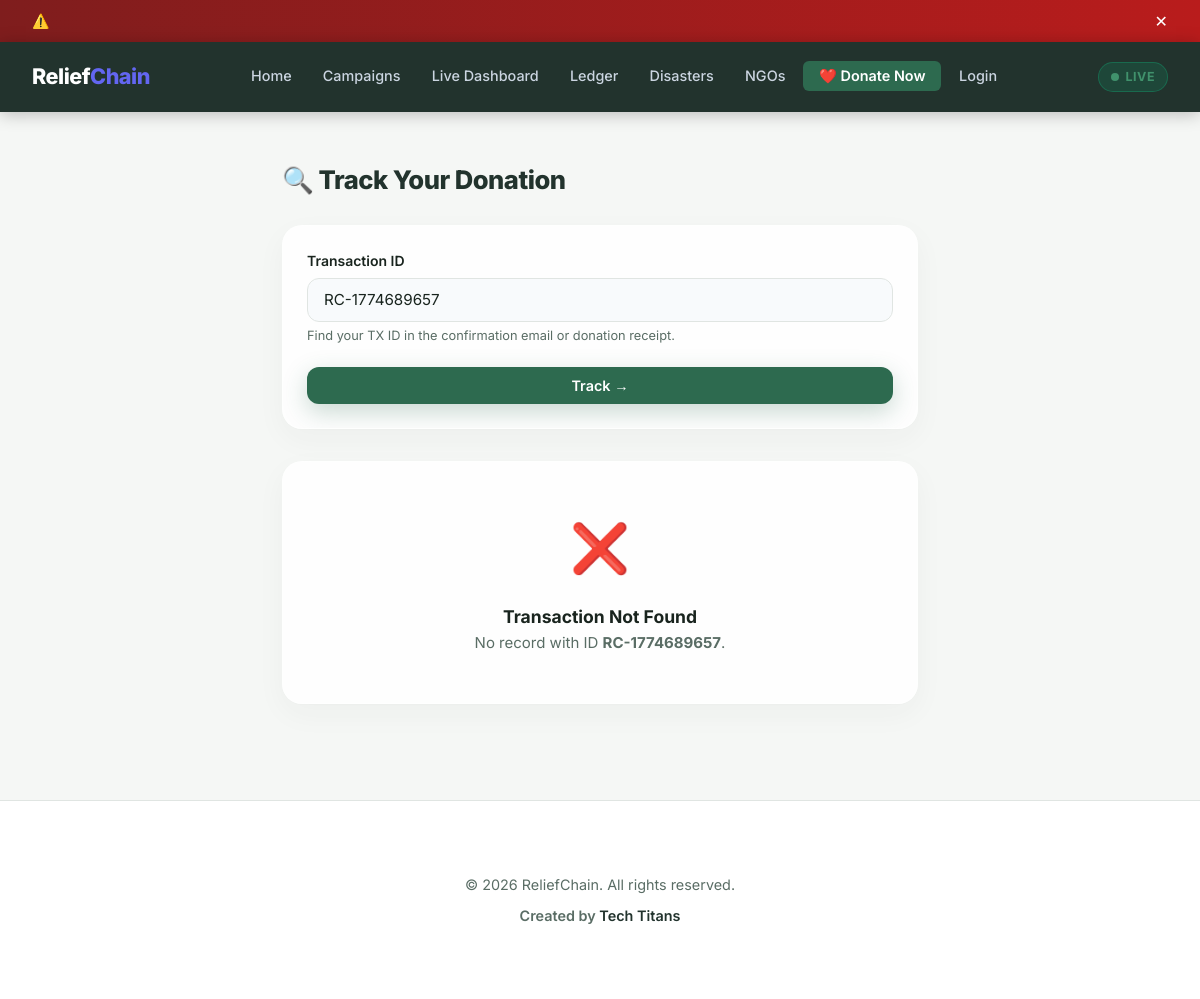
Page /track?tx_id=RC-1774689657 on the earlier database version.
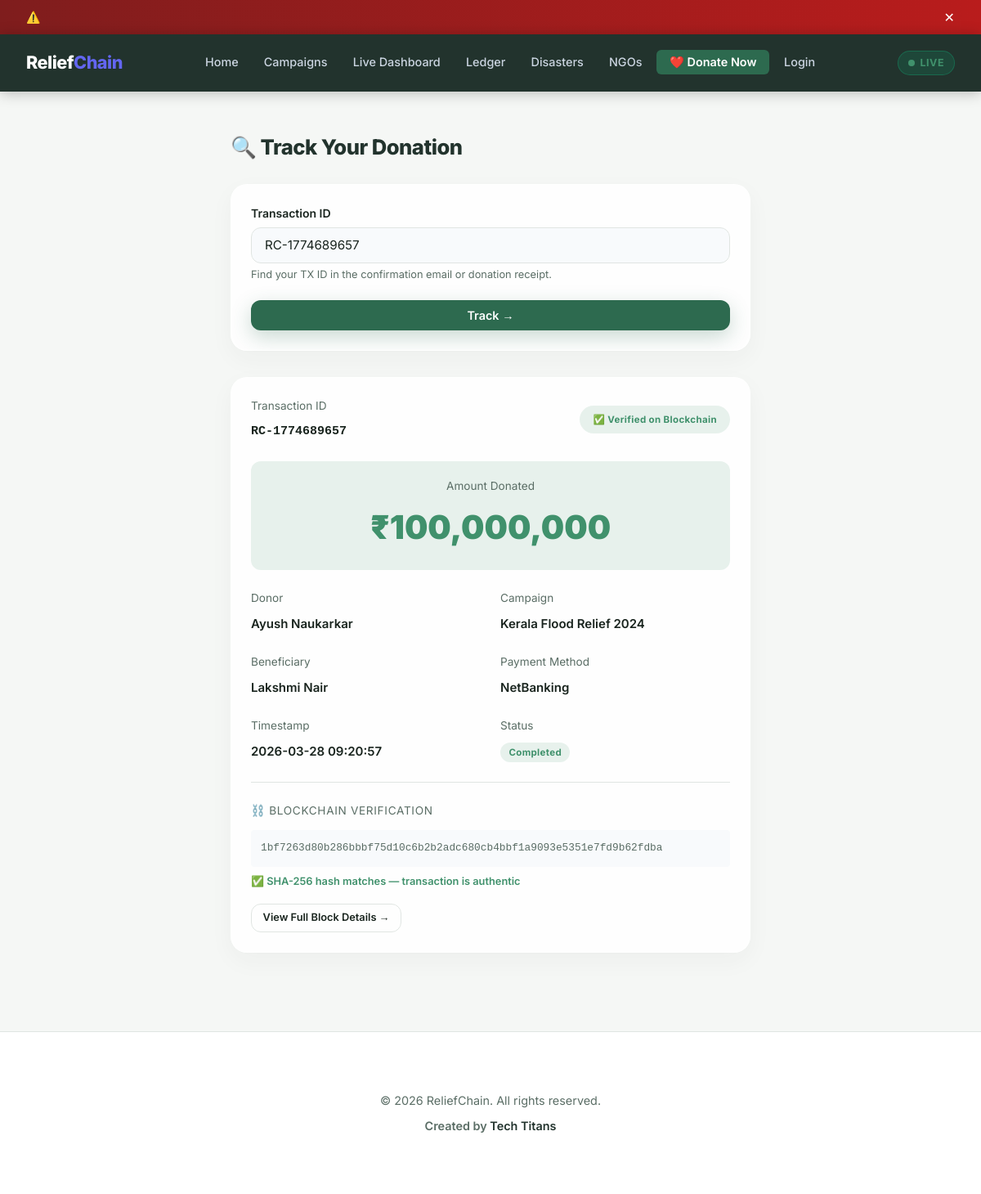
Same page on the later database version.
### tables this page shows
CREATE TABLE donations (
            id INTEGER PRIMARY KEY AUTOINCREMENT,
            tx_id TEXT UNIQUE NOT NULL,
            donor_name TEXT NOT NULL,
            donor_email TEXT,
            amount INTEGER NOT NULL,
            campaign_id INTEGER,
            beneficiary TEXT,
            status TEXT DEFAULT 'completed',
            transaction_hash TEXT,
            payment_method TEXT DEFAULT 'UPI',
            timestamp DATETIME DEFAULT CURRENT_TIMESTAMP,
            FOREIGN KEY (campaign_id) REFERENCES campaigns(id)
        );

CREATE TABLE campaigns (
            id INTEGER PRIMARY KEY AUTOINCREMENT,
            name TEXT NOT NULL,
            description TEXT,
            target_amount INTEGER DEFAULT 1000000,
            raised_amount INTEGER DEFAULT 0,
            beneficiary_count INTEGER DEFAULT 0,
            region TEXT,
            category TEXT,
            status TEXT DEFAULT 'active',
            image_icon TEXT DEFAULT '🌊',
            created_at DATETIME DEFAULT CURRENT_TIMESTAMP
        );

CREATE TABLE ledger (
            id INTEGER PRIMARY KEY AUTOINCREMENT,
            block_number INTEGER NOT NULL,
            transaction_type TEXT DEFAULT 'donation',
            amount INTEGER NOT NULL,
            from_entity TEXT,
            to_entity TEXT,
            campaign TEXT,
            tx_id TEXT,
            hash TEXT NOT NULL,
            prev_hash TEXT,
            timestamp DATETIME DEFAULT CURRENT_TIMESTAMP
        );

### app.py (the view)
@app.route('/track', methods=['GET', 'POST'])
def track_donation():
    tx_id = request.args.get('tx_id') or (request.form.get('tx_id') if request.method == 'POST' else None)
    donation = None
    ledger_entry = None
    if tx_id:
        db = get_db()
        c = db.cursor()
        c.execute("""SELECT d.*, c.name as campaign_name FROM donations d
                     LEFT JOIN campaigns c ON d.campaign_id=c.id WHERE d.tx_id=?""", (tx_id,))
        donation = c.fetchone()
        c.execute("SELECT * FROM ledger WHERE tx_id=?", (tx_id,))
        ledger_entry = c.fetchone()
        if request.method == 'POST' and not donation:
            flash('Transaction ID not found.', 'error')
    return render_template('track_donation.html', donation=donation, ledger_entry=ledger_entry, tx_id=tx_id)

### app.py (called while the page is built)
@app.context_processor
def inject_now():
    return {'now': _dt.now}

def get_db():
    db = getattr(g, '_database', None)
    if db is None:
        db = g._database = sqlite3.connect(DATABASE, check_same_thread=False)
        db.row_factory = sqlite3.Row
    return db

@app.teardown_appcontext
def close_connection(exception):
    db = getattr(g, '_database', None)
    if db is not None:
        db.close()

### templates/track_donation.html (shortened to what this page needs)
{% extends 'base.html' %}
{% block content %}
<div class="container" style="max-width:700px;padding-top:3rem;">
    <h1 class="page-title">🔍 Track Your Donation</h1>
    <div class="card" style="margin-top:1.5rem;margin-bottom:2rem;">
        <form method="POST" action="{{ url_for('track_donation') }}">
            <div class="form-group">
                <label class="form-label">Transaction ID</label>
                <input type="text" name="tx_id" class="form-control" placeholder="RC-XXXXXXXXXX" value="{{ tx_id or '' }}" required>
                <div class="form-hint">Find your TX ID in the confirmation email or donation receipt.</div>
            </div>
            <button type="submit" class="btn btn-primary btn-block">Track →</button>
        </form>
    </div>
    {% if donation %}
    <div class="card">
        <div style="display:flex;justify-content:space-between;align-items:center;margin-bottom:1.5rem;">
            <div>
                <div class="text-sm text-muted mb-1">Transaction ID</div>
                <div class="font-mono" style="font-weight:700;">{{ donation.tx_id }}</div>
            </div>
            <span class="badge badge-success" style="padding:0.5rem 1rem;">✅ Verified on Blockchain</span>
        </div>
        <div style="background:var(--success-light);border-radius:var(--radius-sm);padding:1.25rem;margin-bottom:1.5rem;text-align:center;">
            <div class="text-sm text-muted mb-1">Amount Donated</div>
            <div style="font-size:2.5rem;font-weight:900;color:var(--success);">₹{{ '{:,.0f}'.format(donation.amount) }}</div>
        </div>
        <div class="grid-2" style="margin-bottom:1.5rem;">
            <div><div class="text-sm text-muted mb-1">Donor</div><div style="font-weight:600;">{{ donation.donor_name }}</div></div>
            <div><div class="text-sm text-muted mb-1">Campaign</div><div style="font-weight:600;">{{ donation.campaign_name or '—' }}</div></div>
            <div><div class="text-sm text-muted mb-1">Beneficiary</div><div style="font-weight:600;">{{ donation.beneficiary }}</div></div>
            <div><div class="text-sm text-muted mb-1">Payment Method</div><div style="font-weight:600;">{{ donation.payment_method }}</div></div>
            <div><div class="text-sm text-muted mb-1">Timestamp</div><div style="font-weight:600;">{{ donation.timestamp }}</div></div>
            <div><div class="text-sm text-muted mb-1">Status</div><span class="badge badge-success">{{ donation.status|capitalize }}</span></div>
        </div>
        {% if ledger_entry %}
        <div class="divider"></div>
        <div class="text-sm text-muted" style="text-transform:uppercase;letter-spacing:0.05em;margin-bottom:0.75rem;">⛓️ Blockchain Verification</div>
        <div class="block-hash" style="word-break:break-all;padding:0.75rem;font-size:0.8rem;">{{ ledger_entry.hash }}</div>
        <div class="hash-verified" style="margin-top:0.5rem;">✅ SHA-256 hash matches — transaction is authentic</div>
        <div style="margin-top:1rem;">
            <a href="{{ url_for('transaction_detail', tx_id=donation.tx_id) }}" class="btn btn-outline btn-sm">View Full Block Details →</a>
        </div>
        {% endif %}
    </div>
    {% elif tx_id %}
    <div class="card" style="text-align:center;padding:3rem;">
        <div style="font-size:3rem;margin-bottom:1rem;">❌</div>
        <h3>Transaction Not Found</h3>
        <p class="text-muted">No record with ID <strong>{{ tx_id }}</strong>.</p>
    </div>
    {% endif %}
</div>
{% endblock %}

Differences in the rows shown:
added donations: tx_id "RC-1774689657", amount "100,000,000", donor_name "Ayush Naukarkar", beneficiary "Lakshmi Nair", payment_method "NetBanking", timestamp "2026-03-28 09:20:57", status "Completed"
now on this page (row edited): campaigns: name "Kerala Flood Relief 2024"
added ledger: hash "1bf7263d80b286bbbf75d10c6b2b2adc680cb4bbf1a9093e5351e7fd9b62fdba"
Other differences:
{{ tx_id }}: "RC-1774689657" → (not shown)
text no longer shown: "❌ Transaction Not Found No record with ID ."
text now shown: "Transaction ID ✅ Verified on Blockchain Amount Donated ₹ Donor Campaign Beneficiary Payment Method Timestamp Status ⛓️ BLOCKCHAIN VERIFICATION ✅ SHA-256 hash matches — transaction is authentic View Full Block Details →"
